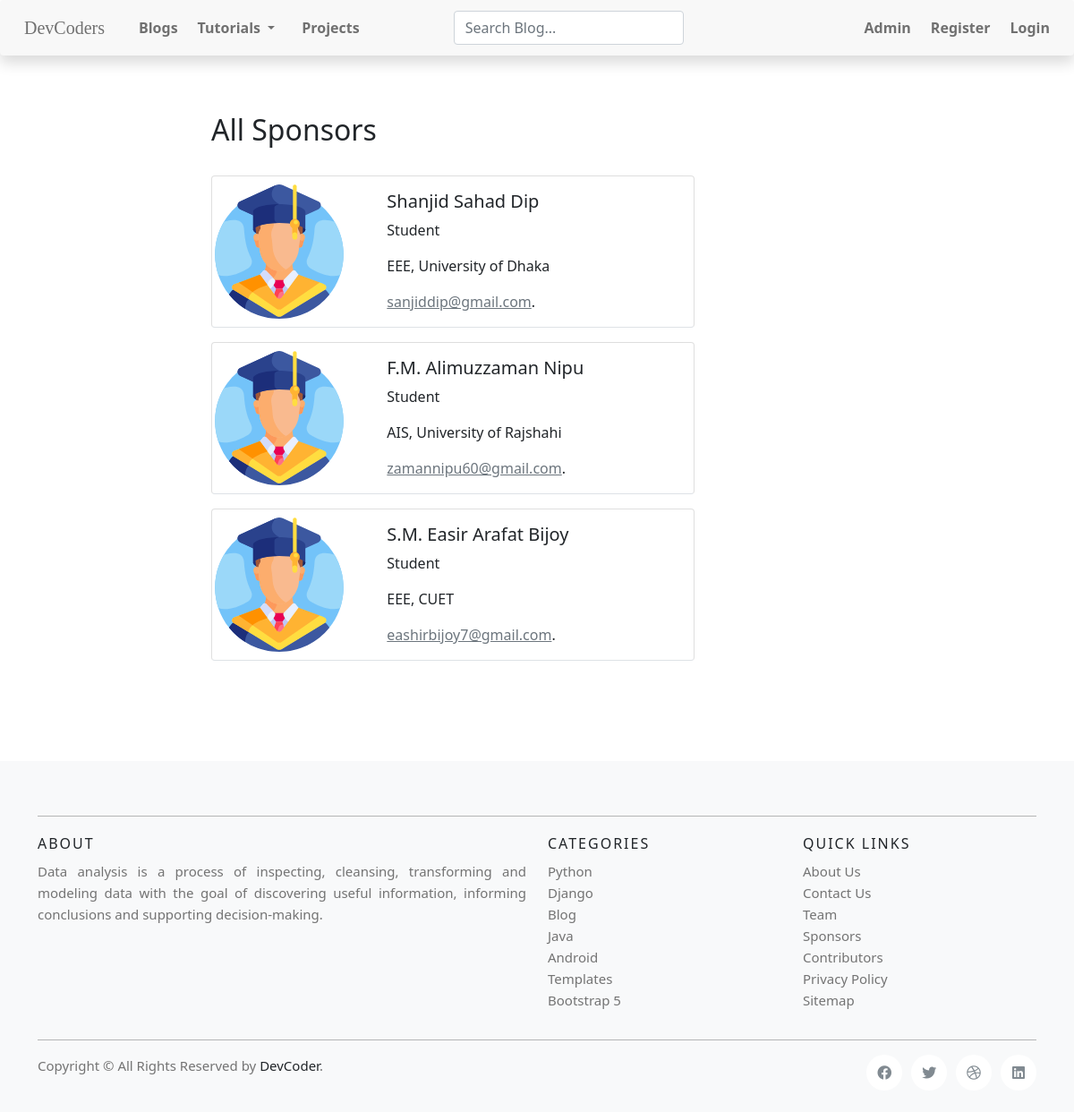
The app's page /sponsors with its own data.
### blog/models.py (models this page shows, shortened)
class SponsorDB(models.Model):
    name = models.CharField(max_length=50)
    position = models.CharField(max_length=50)
    study = models.CharField(max_length=50)
    email = models.EmailField(max_length=50)
    date = models.DateField(auto_now=timezone.now())

### blog/views.py (the view)
# urls.py: path('sponsors', views.sponsors, name='sponsors'),
def sponsors(request):
    data = SponsorDB.objects.all()
    context = {
        'sponsors_data': data,
    }
    return render(request, 'blog/sponsors.html', context=context)

### blog/templates/blog/sponsors.html
{% extends 'blog/base.html' %}
{% load static %}
{% block blog_detail_page %}
<div class="container">
    <h2 class="mb-4 pb-2">All Sponsors </h2>
    {% for info in sponsors_data %}
    <div class="card border-bottom mb-3" style="max-width: 540px;">
        <div class="row g-0">
            <div class="col-md-4">
                <img src="{% static 'blog/img/graduate.svg' %}" class="rounded-circle"
                    style="height: 100%; width: 150px;" alt="university graduate avatar">
            </div>
            <div class="col-md-8">
                <div class="card-body">
                    <h5 class="card-title">{{ info.name }}</h5>
                    <p class="card-text">{{ info.position }}</p>
                    <p class="card-text">{{ info.study }}</p>
                    <a href="mailto:{{ info.email }}" class="text-muted">{{ info.email }}</a>.<br>
                </div>
            </div>
        </div>
    </div>
    {% endfor %}
</div>
{% endblock blog_detail_page %}

### blog/static/blog/css/main.css (style rules this page uses)
* { margin: 0; padding: 0; background: transparent; }
body { font-family: Roboto, sans-serif; text-rendering: optimizeLegibility; background-color: #f9f9f9; }

### records on screen
SponsorDB: name "Shanjid Sahad Dip", position "Student", study "EEE, University of Dhaka", email "sanjiddip@gmail.com"
SponsorDB: name "F.M. Alimuzzaman Nipu", position "Student", study "AIS, University of Rajshahi", email "zamannipu60@gmail.com"
SponsorDB: name "S.M. Easir Arafat Bijoy", position "Student", study "EEE, CUET", email "eashirbijoy7@gmail.com"
